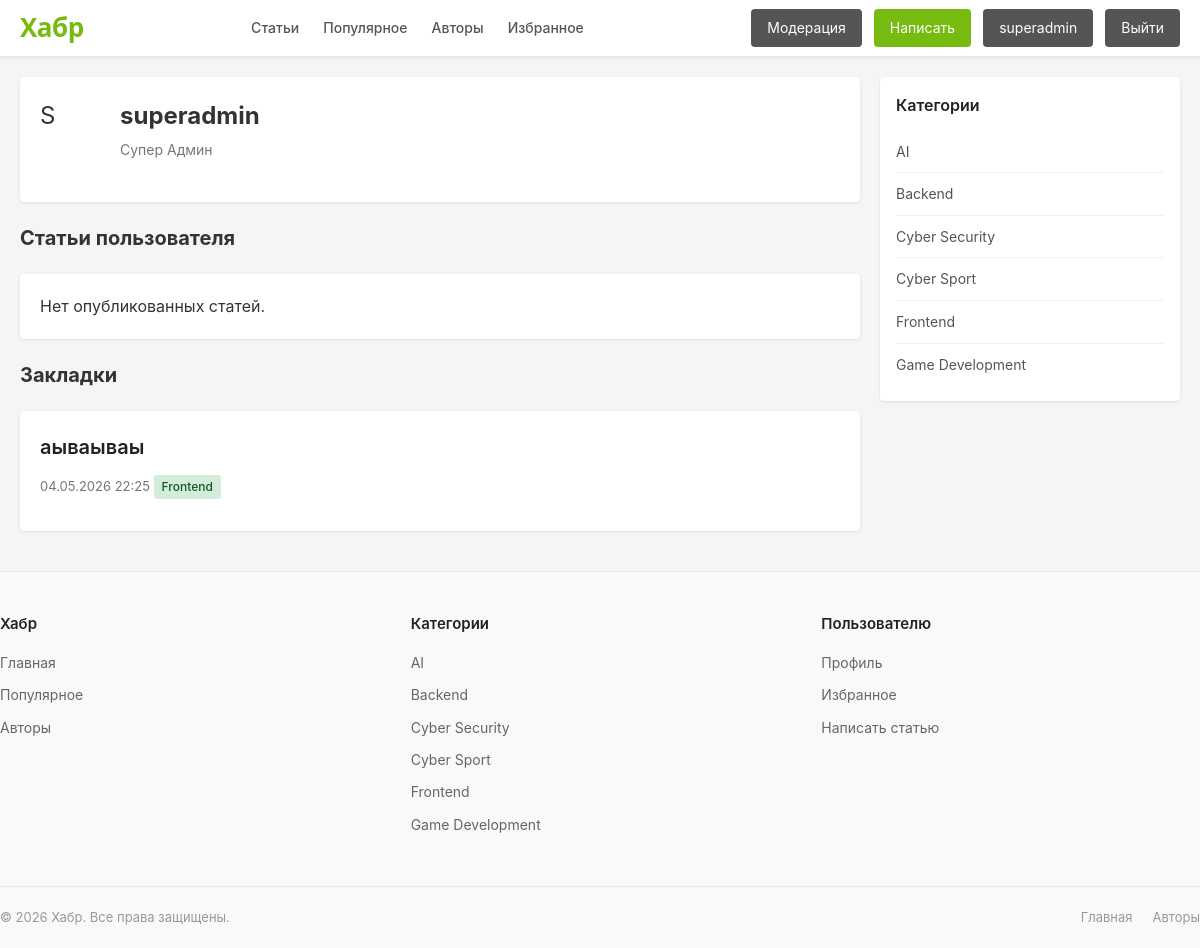
/users/profile/ (signed in), run on an earlier commit of the app's database.
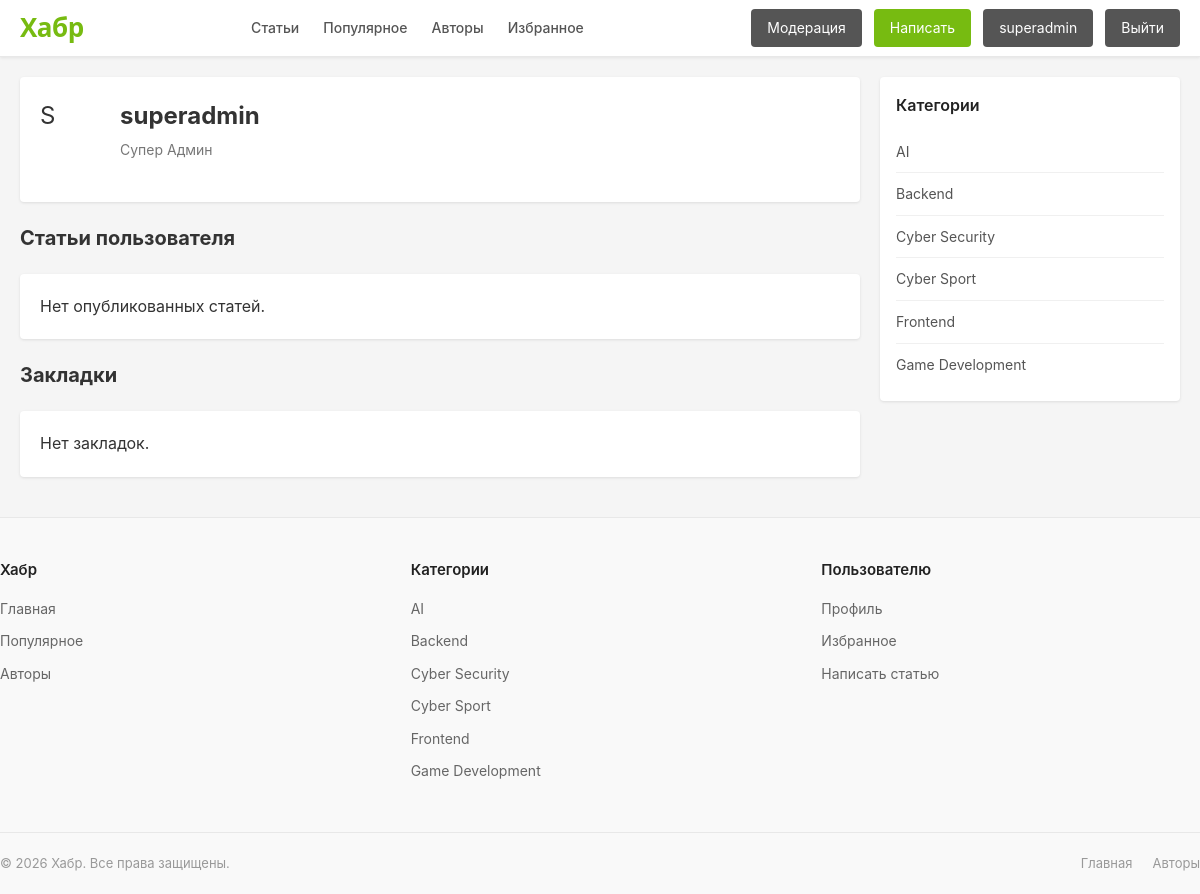
And on a later commit of the database.
### articles/models.py (models this page shows, shortened)
class Bookmark(models.Model):
    article = models.ForeignKey(Article, on_delete=models.CASCADE, related_name='bookmarks')
    user = models.ForeignKey(settings.AUTH_USER_MODEL, on_delete=models.CASCADE, related_name='bookmarks')
    created_at = models.DateTimeField(auto_now_add=True)
    class Meta:
        unique_together = ('article', 'user')
        verbose_name = 'Закладка'
        verbose_name_plural = 'Закладки'

class Article(models.Model):
    STATUS_CHOICES = [
        ('draft', 'Черновик'),
        ('pending', 'На модерации'),
        ('published', 'Опубликовано'),
        ('rejected', 'Отклонено'),
    ]
    title = models.CharField(max_length=255)
    slug = models.SlugField(unique=True, blank=True)
    content = models.TextField()
    image = models.ImageField(upload_to='articles/', blank=True, null=True)
    category = models.ForeignKey(Category, on_delete=models.CASCADE, related_name='articles')
    author = models.ForeignKey(settings.AUTH_USER_MODEL, on_delete=models.CASCADE, related_name='articles')
    status = models.CharField(max_length=20, choices=STATUS_CHOICES, default='draft')
    created_at = models.DateTimeField(auto_now_add=True)
    updated_at = models.DateTimeField(auto_now=True)
    rating_avg = models.FloatField(default=0.0)
    views_count = models.PositiveIntegerField(default=0)
    class Meta:
        verbose_name = 'Статья'
        verbose_name_plural = 'Статьи'
        ordering = ['-created_at']

class Category(models.Model):
    name = models.CharField(max_length=100, unique=True)
    slug = models.SlugField(unique=True)
    class Meta:
        verbose_name = 'Категория'
        verbose_name_plural = 'Категории'
        ordering = ['name']

### users/views.py (the view)
# urls.py: path('profile/', views.profile, name='profile'),
@login_required
def profile(request, pk=None):
    if pk:
        user = get_object_or_404(User, pk=pk)
    else:
        user = request.user
    articles = Article.objects.filter(author=user, status='published')
    bookmarks = Bookmark.objects.filter(user=user).select_related('article')
    context = {
        'profile_user': user,
        'articles': articles,
        'bookmarks': bookmarks,
    }
    return render(request, 'users/profile.html', context)

### articles/context_processors.py (called while the page is built)
def categories(request):
    return {
        'categories': Category.objects.all(),
    }

### users/models.py (called while the page is built)
    def can_moderate_articles(self):
        return self.role in ('superadmin', 'admin')

    def can_ban_users(self):
        return self.role in ('superadmin', 'admin')

### templates/users/profile.html (shortened to what this page needs)
{% extends 'base.html' %}
{% block content %}
    <div class="card">
        <div class="card-body">
            <div style="display: flex; align-items: center; gap: 16px; margin-bottom: 20px;">
                <div class="author-avatar" style="width: 64px; height: 64px; font-size: 24px;">{{ profile_user.username|first|upper }}</div>
                <div>
                    <h1 style="font-size: 24px; margin-bottom: 4px;">{{ profile_user.username }}</h1>
                    <p style="color: #777; font-size: 14px;">
                        {% if profile_user.role == 'superadmin' %}Супер Админ{% elif profile_user.role == 'admin' %}Админ{% else %}Пользователь{% endif %}
                    </p>
                </div>
            </div>
        </div>
    </div>
    <h2 style="margin: 20px 0; font-size: 20px;">Статьи пользователя</h2>
    {% for article in articles %}
        <article class="card">
            <div class="card-body">
                <h3 class="card-title"><a href="{% url 'article_detail' article.pk %}">{{ article.title }}</a></h3>
                <div class="card-meta">
                    <span>{{ article.created_at|date:"d.m.Y H:i" }}</span>
                    <span class="badge badge-success">{{ article.category.name }}</span>
                    <span>Рейтинг: {{ article.rating_avg|default:"—" }}</span>
                </div>
                <p class="card-text">{{ article.content|truncatewords:30 }}</p>
            </div>
        </article>
    {% empty %}
        <div class="card">
            <div class="card-body">
                <p>Нет опубликованных статей.</p>
            </div>
        </div>
    {% endfor %}
    {% if user == profile_user %}
        <h2 style="margin: 20px 0; font-size: 20px;">Закладки</h2>
        {% for bm in bookmarks %}
            <article class="card">
                <div class="card-body">
                    <h3 class="card-title"><a href="{% url 'article_detail' bm.article.pk %}">{{ bm.article.title }}</a></h3>
                    <div class="card-meta">
                        <span>{{ bm.article.created_at|date:"d.m.Y H:i" }}</span>
                        <span class="badge badge-success">{{ bm.article.category.name }}</span>
                    </div>
                </div>
            </article>
        {% empty %}
            <div class="card">
                <div class="card-body">
                    <p>Нет закладок.</p>
                </div>
            </div>
        {% endfor %}
    {% endif %}
{% endblock %}

### templates/base.html (shortened to what the changed rows need)
<!DOCTYPE html>
<html lang="ru">
<head>
</head>
<body>
    <main class="main">
        <div class="content">
            {% block content %}{% endblock %}
        </div>
        <aside class="sidebar">
            {% block sidebar %}
                <div class="sidebar-block">
                    <ul class="sidebar-list">
                        {% for cat in categories %}
                            <li><a href="{% url 'category_articles' cat.slug %}">{{ cat.name }}</a></li>
                        {% empty %}
                            <li>Категории не найдены</li>
                        {% endfor %}
                    </ul>
                </div>
            {% endblock %}
        </aside>
    </main>
    <footer class="footer">
        <div class="container footer-inner">
            <div class="footer-column">
                <ul>
                    {% for cat in categories %}
                        <li><a href="{% url 'category_articles' cat.slug %}">{{ cat.name }}</a></li>
                    {% empty %}
                        <li>Категории не найдены</li>
                    {% endfor %}
                </ul>
            </div>
        </div>
    </footer>
</body>
</html>

What changed in the data, as far as the page shows it:
removed Bookmark: article "аываываы", article.created_at "04.05.2026 22:25", article.category.name "Frontend"
Also different on the page:
text now shown: "Нет закладок."
